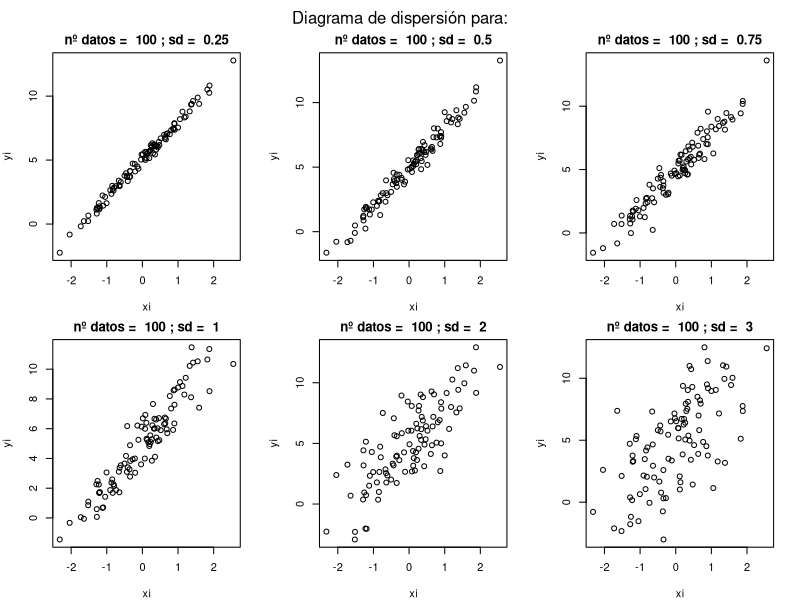
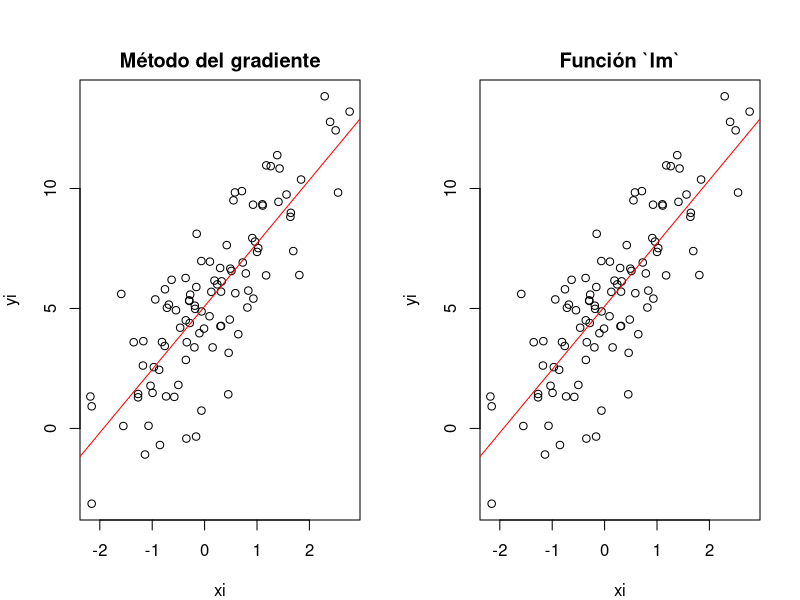

Here is the R script that generated these plots, in order: (Note: this script raises an error after producing the figures.)
## ---- chunk 1
knitr::opts_chunk$set(echo = TRUE)
## ---- chunk 2
n <- 100
xi <- runif(n)  # Genera 100 observaciones xi de la uniforme 
## ---- chunk 3
sigma <- 1      # Variabilidad de los errores
epsilon <- rnorm(n, 0, sigma)  # Genera errores de la distribución normal

## ---- chunk 4
beta0<-5 # supongamos que betha0=5 para el modelo
beta1<-3 # suponngamos que beta1=3 pare el modelo
yi <- beta0 + beta1 * xi + epsilon  # Calculamos los valores del  y
## ---- chunk 5
# Crear un vector para almacenar las gráficas

stds <- c(0.25, 0.5, 0.75, 1,2,3)
n <- 100  # Número de datos
beta0 <- 5
beta1 <- 3
xi <- rnorm(n)  # Datos xi generados aleatoriamente

# Configurar el diseño de subgráficos
par(mfrow = c(2, 3), mar = c(4, 4, 2, 2),oma = c(0, 0, 2, 0))  # Organizar en 2 filas y 2 columnas, ajustar márgenes

for (i in 1:length(stds)) {
  # Definimos sd
  # sd <- stds[i]  # Comentado para usar directamente stds[i]
  # Error (con desviación típica sd)
  epsilon <- rnorm(n = n, sd = stds[i])
  # Calculamos y
  yi <- beta0 + beta1 * xi + epsilon
  # Ploteamos y lo almacenamos en la lista
  plot(xi, yi, main = paste('nº datos = ', n, '; sd = ', stds[i]))
}

# Agregar un título general que englobe los subgráficos
mtext("Diagrama de dispersión para:", outer = TRUE, line = 0)

## ---- chunk 6
n <- 100  # Número de datos
beta0 <- 5
beta1 <- 3
xi <- rnorm(n)  # Datos xi generados aleatoriamente
epsilon <- rnorm(n = n, sd = 2)
# Calculamos y
yi <- beta0 + beta1 * xi + epsilon
## ---- chunk 7
# Función a modelar
f <- function(x, beta0, beta1) {
return(beta0 + beta1 * x)
}

# Definir la función de costo J(beta0, beta1) 
#suma de residuis al cuadrado 
grad_costo <- function(y,x,beta0, beta1) {
  # Obtenemos la el error de valor y la prediccion
  error <- y - f(x,beta0,beta1)
  # Calculamos el gradiente de f(x)
  d_beta0 <- - sum(error) 
  d_beta1 <- - sum(error * x) 
  return(c(d_beta0, d_beta1))
}

# RSE (Residual Standard Error)
rse <- function(y,x,beta0,beta1) {
prediccion<-f(x,beta0,beta1)
n <- length(y)
rss <- sum((prediccion - y)^2)
rse <- sqrt((rss / (n - 2)))
return(rse)
}

## ---- chunk 8
# Función del descenso de gradiente
descenso_gradiente <- function(y, x, tasa_aprendizaje, num_iteraciones, tolerancia) {
  beta0_inicial <- 0
  beta1_inicial <- 0
  beta0_vector <- rep(0, times = num_iteraciones)
  converge=FALSE
  for (i in 1:num_iteraciones) {
    grad <- grad_costo(y,x,beta0_inicial, beta1_inicial)
    
    beta0_nuevo <- beta0_inicial - tasa_aprendizaje * grad[1]
    beta1_nuevo <- beta1_inicial - tasa_aprendizaje * grad[2]
    
    cambio_beta0 <- abs(beta0_nuevo - beta0_inicial)
    cambio_beta1 <- abs(beta1_nuevo - beta1_inicial)
    
    # Calculamos el rse cometido con la función de coste
    coste <- rse(y, x, beta0_nuevo, beta1_nuevo)
    
    
    beta0_inicial <- beta0_nuevo
    beta1_inicial <- beta1_nuevo
    beta0_vector[i]<-beta0_inicial
    
    # Comprobamos si se cumple el criterio de parada
    # if (sqrt(sum(grad^2)) < tolerancia) {
    #  converge=TRUE
    #  break
    #}
    
  }
  if (converge){
    print(paste("beta0: ",beta0_nuevo))
    print(paste("beta1: ",beta1_nuevo))
    print(paste("RSE: ", coste))
    print(paste("Iteracion en la que converge", i))
  }
  else{
    print(paste("beta0: ",beta0_nuevo))
    print(paste("beta1: ",beta1_nuevo))
    print(paste("RSE: ", coste))
    print(paste("NO CONVERGIO PARA EL NUMERO", i,"DE ITERACIONES"))
  }
  
  #print(paste("beta0: ",beta0_vector))
  resultado <- list(beta0_nuevo, beta1_nuevo,coste,converge,beta0_vector)
  return(resultado)
}

# Llamada a la función descenso_gradiente
tasa_aprendizaje <- 0.001
num_iteraciones <- 1000
tolerancia <- 0.0

betas_estimados <- descenso_gradiente(yi, xi, tasa_aprendizaje, num_iteraciones, tolerancia)


## ---- chunk 9

par(mfrow = c(1, 2))

plot(xi, yi, main = "Método del gradiente")
lines(c(-10:10), f(c(-10:10), betas_estimados[[1]], betas_estimados[[2]]), col = "red", lwd = 1)

plot(xi, yi, main = "Función `lm`")
# Calculamos el modelo re regresión mediante `lm`
ml <- lm(yi ~ xi)
abline(ml, col = "red")

## ---- chunk 10
print(paste("beta0: ",betas_estimados[[1]]))
print(paste("beta1: ",betas_estimados[[2]]))
print(paste("RSE: ", betas_estimados[[3]]))
## ---- chunk 11

print(paste("beta0: ",ml$coefficients[[1]]))
print(paste("beta1: ",ml$coefficients[[2]]))
print(paste("RSE: ", sigma(ml)))
resumen(ml)
